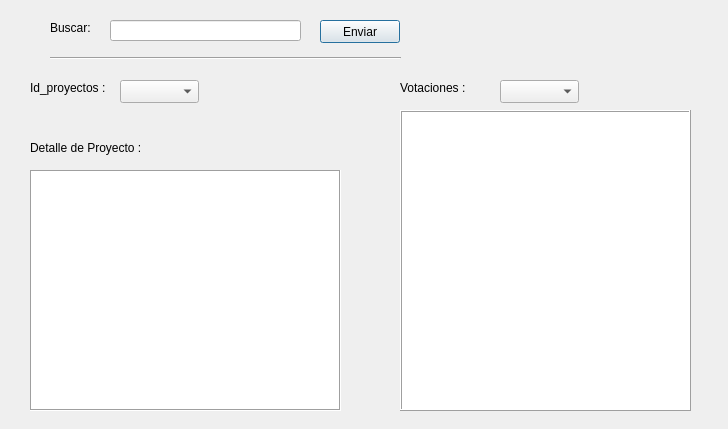
<?xml version="1.0" encoding="UTF-8"?>
<ui version="4.0">
 <class>vtn</class>
 <widget class="QDialog" name="vtn">
  <property name="geometry">
   <rect>
    <x>0</x>
    <y>0</y>
    <width>728</width>
    <height>429</height>
   </rect>
  </property>
  <property name="cursor">
   <cursorShape>ArrowCursor</cursorShape>
  </property>
  <property name="windowTitle">
   <string>Buscador</string>
  </property>
  <widget class="QLineEdit" name="txt_buscar">
   <property name="geometry">
    <rect>
     <x>110</x>
     <y>20</y>
     <width>191</width>
     <height>21</height>
    </rect>
   </property>
  </widget>
  <widget class="QLabel" name="lbl_buscar">
   <property name="geometry">
    <rect>
     <x>50</x>
     <y>20</y>
     <width>59</width>
     <height>15</height>
    </rect>
   </property>
   <property name="text">
    <string>Buscar:</string>
   </property>
  </widget>
  <widget class="QPushButton" name="enviar">
   <property name="geometry">
    <rect>
     <x>320</x>
     <y>20</y>
     <width>80</width>
     <height>23</height>
    </rect>
   </property>
   <property name="cursor">
    <cursorShape>PointingHandCursor</cursorShape>
   </property>
   <property name="text">
    <string>Enviar</string>
   </property>
  </widget>
  <widget class="QLabel" name="label_2">
   <property name="geometry">
    <rect>
     <x>30</x>
     <y>80</y>
     <width>91</width>
     <height>16</height>
    </rect>
   </property>
   <property name="text">
    <string>Id_proyectos :</string>
   </property>
  </widget>
  <widget class="QComboBox" name="list_id">
   <property name="geometry">
    <rect>
     <x>120</x>
     <y>80</y>
     <width>79</width>
     <height>23</height>
    </rect>
   </property>
  </widget>
  <widget class="QPlainTextEdit" name="text_detalle">
   <property name="geometry">
    <rect>
     <x>30</x>
     <y>170</y>
     <width>311</width>
     <height>241</height>
    </rect>
   </property>
   <property name="frameShape">
    <enum>QFrame::Box</enum>
   </property>
  </widget>
  <widget class="QLabel" name="lbl_detalle">
   <property name="geometry">
    <rect>
     <x>30</x>
     <y>140</y>
     <width>131</width>
     <height>16</height>
    </rect>
   </property>
   <property name="text">
    <string>Detalle de Proyecto : </string>
   </property>
  </widget>
  <widget class="QLabel" name="lbl_votaciones">
   <property name="geometry">
    <rect>
     <x>400</x>
     <y>80</y>
     <width>151</width>
     <height>16</height>
    </rect>
   </property>
   <property name="text">
    <string>Votaciones : </string>
   </property>
  </widget>
  <widget class="QTableWidget" name="tabla_votaciones">
   <property name="geometry">
    <rect>
     <x>400</x>
     <y>110</y>
     <width>291</width>
     <height>301</height>
    </rect>
   </property>
   <property name="focusPolicy">
    <enum>Qt::StrongFocus</enum>
   </property>
   <property name="frameShape">
    <enum>QFrame::Box</enum>
   </property>
   <property name="frameShadow">
    <enum>QFrame::Raised</enum>
   </property>
  </widget>
  <widget class="QComboBox" name="list_votaciones">
   <property name="geometry">
    <rect>
     <x>500</x>
     <y>80</y>
     <width>79</width>
     <height>23</height>
    </rect>
   </property>
  </widget>
  <widget class="Line" name="line">
   <property name="geometry">
    <rect>
     <x>50</x>
     <y>50</y>
     <width>351</width>
     <height>16</height>
    </rect>
   </property>
   <property name="orientation">
    <enum>Qt::Horizontal</enum>
   </property>
  </widget>
 </widget>
 <tabstops>
  <tabstop>txt_buscar</tabstop>
  <tabstop>list_id</tabstop>
  <tabstop>text_detalle</tabstop>
  <tabstop>tabla_votaciones</tabstop>
  <tabstop>list_votaciones</tabstop>
  <tabstop>enviar</tabstop>
 </tabstops>
 <resources/>
 <connections/>
</ui>
